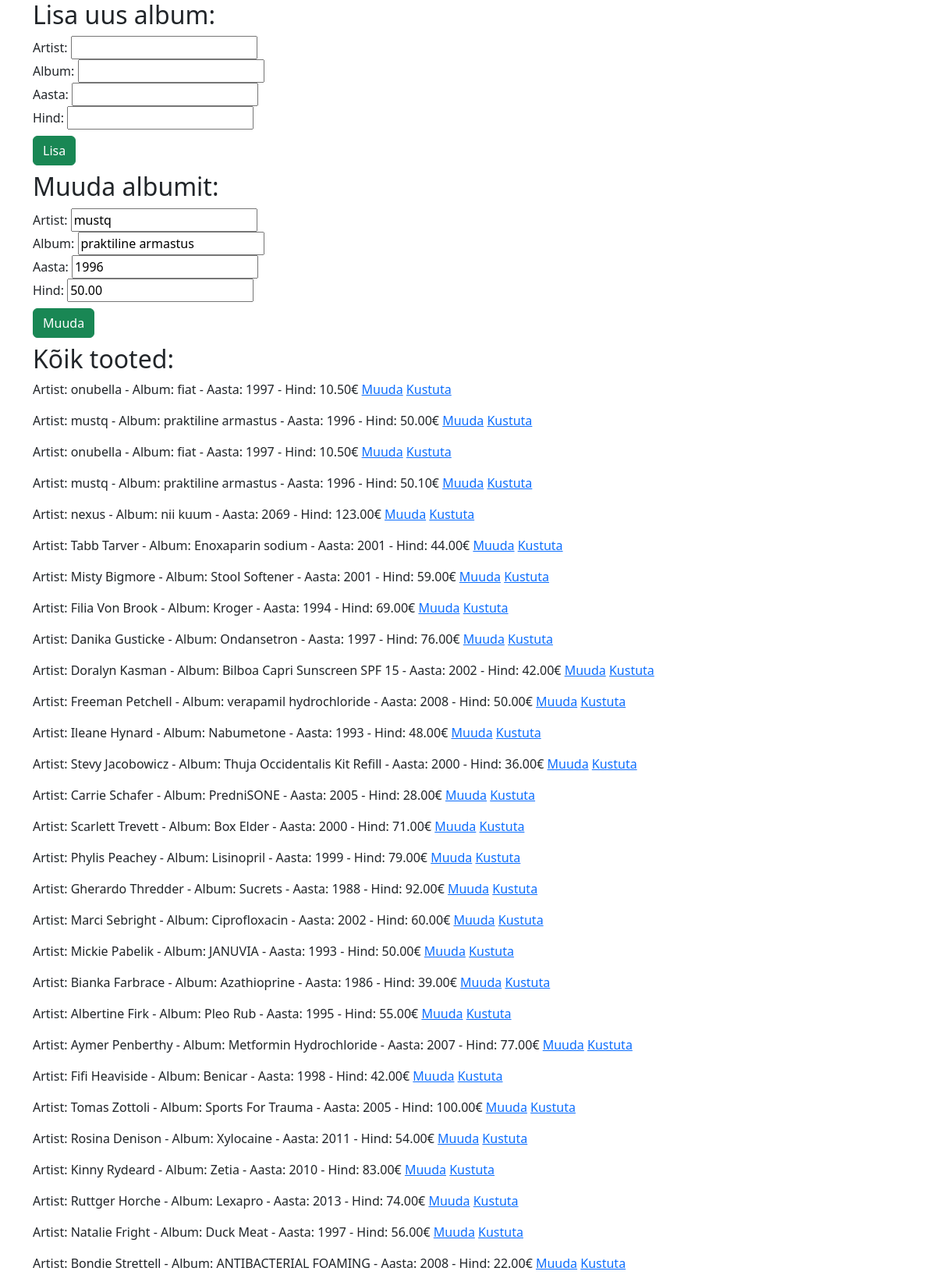
The page /yl3,4.php?action=muuda&id=2 (upper part) on the database its author committed.
### tables this page shows
CREATE TABLE `tooted` (
  `id` int(7) NOT NULL,
  `artist` varchar(255) NOT NULL,
  `album` varchar(255) NOT NULL,
  `aasta` year(4) NOT NULL,
  `hind` decimal(5,2) NOT NULL
);

### yl3,4.php (the view, shortened to what this page needs)
<?php include ("config.php"); ?>
<!DOCTYPE html>
<html lang="en">
<head>
    <link href="https://cdn.jsdelivr.net/npm/bootstrap@5.3.2/dist/css/bootstrap.min.css" rel="stylesheet">
</head>
    <body>
        <div class="container">
        <h2>Lisa uus album:</h2>
        <form action="#" method="get">
            <label for="artist">Artist:</label>
            <input type="text" name="artist" id="artist"><br>
            <label for="album">Album:</label>
            <input type="text" name="album" id="album"><br>
            <label for="aasta">Aasta:</label>
            <input type="number" name="aasta" id="aasta"><br>
            <label for="hind">Hind:</label>
            <input type="number" name="hind" id="hind"><br>
            <input type="submit" class="btn btn-success my-2" value="Lisa">
        </form>
        <?php
        if(isset($_GET['action']) && $_GET['action'] == 'muuda' && isset($_GET['id'])) {
            $id = $_GET['id'];
            $muudasql = "SELECT * FROM tooted WHERE id = $id";
            $muuda_t = $yhendus->query($muudasql);
            if ($muuda_t->num_rows > 0) {
                $muuda_rida = $muuda_t->fetch_assoc();
                $muuda_artist = $muuda_rida["artist"];
                $muuda_album = $muuda_rida["album"];
                $muuda_aasta = $muuda_rida["aasta"];
                $muuda_hind = $muuda_rida["hind"];
                ?>
                <h2>Muuda albumit:</h2>
                <form action='#' method='get'>
                    <label for='artist'>Artist:</label>
                    <input type='text' name='artist' id='artist' value='<?php echo $muuda_artist; ?>'><br>
                    <label for='album'>Album:</label>
                    <input type='text' name='album' id='album' value='<?php echo $muuda_album; ?>'><br>
                    <label for='aasta'>Aasta:</label>
                    <input type='text' name='aasta' id='aasta' value='<?php echo $muuda_aasta; ?>'><br>
                    <label for='hind'>Hind:</label>
                    <input type='text' name='hind' id='hind' value='<?php echo $muuda_hind; ?>'><br>
                    <input type='submit' class='btn btn-success my-2' value='Muuda'>
                </form>
                <?php
            } else {
                echo "VIGA!";
            }
        }
        $sql = "SELECT * FROM tooted";
        $result = $yhendus->query($sql);
        if ($result->num_rows > 0) {
            echo "<h2>Kõik tooted:</h2>";
            while($row = $result->fetch_assoc()) {
                echo "<p>";
                echo "Artist: " . $row["artist"] . " - Album: " . $row["album"] . " - Aasta: " . $row["aasta"] . " - Hind: " . $row["hind"] . "€";
                echo " <a href='?action=muuda&id=" . $row["id"] . "'>Muuda</a>";
                echo " <a href='?action=kustuta&id=" . $row["id"] . "' onclick=\"return confirm('Kindel v?');\">Kustuta</a>";
                echo "</p>";
            }
        }
        ?>
        <?php
        $sql = "SELECT kliendid.eesnimi, kliendid.perenimi, arved.kogus, tooted.album FROM kliendid INNER JOIN arved ON arved.kliendid_id = kliendid.id INNER JOIN tooted ON arved.tooted_id = tooted.id;";
        $result = $yhendus->query($sql);
        if ($result->num_rows > 0) {
            while($row = $result->fetch_assoc()) {
                echo "Klient: " . $row["eesnimi"] . " " . $row["perenimi"] . " | Album: " . $row["album"] . " | Kogus: " . $row["kogus"] . "<br>";
            }
        }
        ?>
        </div>
    </body>
</html>

### rows shown on the page
tooted: artist "mustq", album "praktiline armastus", aasta "1996", hind "50.00"
tooted: artist "onubella", album "fiat", aasta "1997", hind "10.50"
tooted: artist "onubella", album "fiat", aasta "1997", hind "10.50"
tooted: artist "mustq", album "praktiline armastus", aasta "1996", hind "50.10"
tooted: artist "nexus", album "nii kuum", aasta "2069", hind "123.00"
tooted: artist "Tabb Tarver", album "Enoxaparin sodium", aasta "2001", hind "44.00"
tooted: artist "Misty Bigmore", album "Stool Softener", aasta "2001", hind "59.00"
tooted: artist "Filia Von Brook", album "Kroger", aasta "1994", hind "69.00"
tooted: artist "Danika Gusticke", album "Ondansetron", aasta "1997", hind "76.00"
tooted: artist "Doralyn Kasman", album "Bilboa Capri Sunscreen SPF 15", aasta "2002", hind "42.00"
tooted: artist "Freeman Petchell", album "verapamil hydrochloride", aasta "2008", hind "50.00"
tooted: artist "Ileane Hynard", album "Nabumetone", aasta "1993", hind "48.00"
tooted: artist "Stevy Jacobowicz", album "Thuja Occidentalis Kit Refill", aasta "2000", hind "36.00"
tooted: artist "Carrie Schafer", album "PredniSONE", aasta "2005", hind "28.00"
tooted: artist "Scarlett Trevett", album "Box Elder", aasta "2000", hind "71.00"
tooted: artist "Phylis Peachey", album "Lisinopril", aasta "1999", hind "79.00"
tooted: artist "Gherardo Thredder", album "Sucrets", aasta "1988", hind "92.00"
tooted: artist "Marci Sebright", album "Ciprofloxacin", aasta "2002", hind "60.00"
tooted: artist "Mickie Pabelik", album "JANUVIA", aasta "1993", hind "50.00"
tooted: artist "Bianka Farbrace", album "Azathioprine", aasta "1986", hind "39.00"
tooted: artist "Albertine Firk", album "Pleo Rub", aasta "1995", hind "55.00"
tooted: artist "Aymer Penberthy", album "Metformin Hydrochloride", aasta "2007", hind "77.00"
tooted: artist "Fifi Heaviside", album "Benicar", aasta "1998", hind "42.00"
tooted: artist "Tomas Zottoli", album "Sports For Trauma", aasta "2005", hind "100.00"
tooted: artist "Rosina Denison", album "Xylocaine", aasta "2011", hind "54.00"
tooted: artist "Kinny Rydeard", album "Zetia", aasta "2010", hind "83.00"
tooted: artist "Ruttger Horche", album "Lexapro", aasta "2013", hind "74.00"
tooted: artist "Natalie Fright", album "Duck Meat", aasta "1997", hind "56.00"
tooted: artist "Bondie Strettell", album "ANTIBACTERIAL FOAMING", aasta "2008", hind "22.00"
